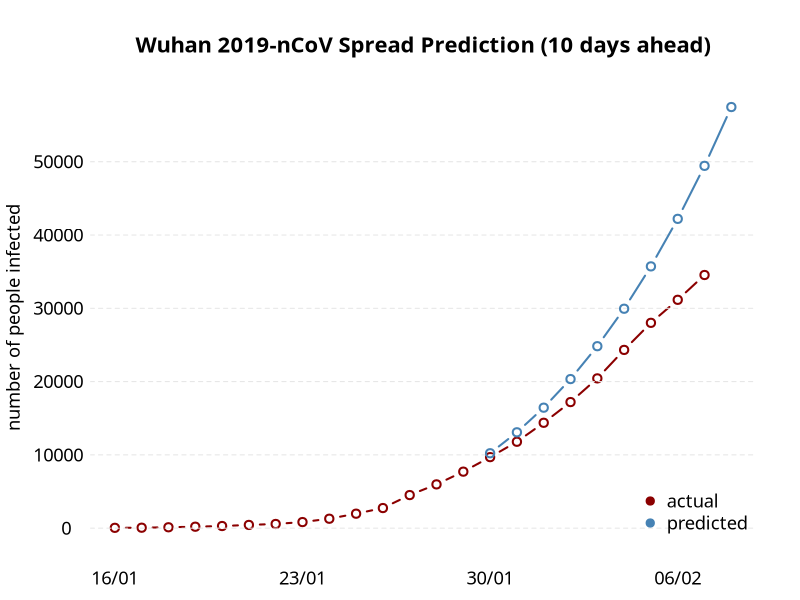

Reproduce this figure in R.



## data sources:
## * https://www.who.int/emergencies/diseases/novel-coronavirus-2019/situation-reports
## * https://en.wikipedia.org/wiki/2019%E2%80%9320_Wuhan_coronavirus_outbreak
## * https://docs.google.com/spreadsheets/d/1UF2pSkFTURko2OvfHWWlFpDFAr1UxCBA4JLwlSP6KFo/htmlview?usp=sharing&sle=true#

outbreak <- data.frame(
    date = seq.Date(as.Date("2020-01-16"), as.Date("2020-01-29"), by = "days"),
    cumulative_count = c(45, 62, 121, 198, 291, 440, 571, 830, 1287, 1975, 2744, 4515, 5974, 7711)
)

poly_fit <- lm(cumulative_count ~ poly(date, 3), data = outbreak)
summary(poly_fit)
outbreak$preds <- predict(poly_fit)

new_outbreak_data <- data.frame(
    date = seq.Date(as.Date("2020-01-30"), length.out = 10, by = "days") # make 10 day ahead forecast
)

new_outbreak_data$cumulative_count <- c(9692, 11791, 14380, 17205, 20438, 24324, 28018, 31161, 34546, rep(NA, 1)) # update actual outbreak here
new_outbreak_data$preds <- predict(poly_fit, newdata = new_outbreak_data)

## combine them all
outbreak <- rbind(outbreak, new_outbreak_data)

png(filename = "./wuhan-virus-outbreak-modeling.png", 7, 7, units = "in", res = 300)
par(family = "Carlito", cex = 1.1, mar = c(2.5, 4.1, 4.1, 2), bty = "n")
plot(outbreak$date, outbreak$cumulative_count, pch = 1, col = "red4", type = "b",
     ylab = "number of people infected", xlab = "date (in 2020)", las = 1,
     main = "Wuhan 2019-nCoV Spread Prediction (10 days ahead)", lwd = 2, ylim = c(0, max(outbreak$preds)),
     yaxt = "n", xaxt = "n")
abline(h = seq(0, 5e4, by = 1e4), col = "gray90", lty = "dashed")
points(outbreak$date[outbreak$date >= as.Date("2020-01-30")], outbreak$preds[outbreak$date >= as.Date("2020-01-30")],
       pch = 1, col = "steelblue", type = "b", lwd = 2)
## abline(v = as.Date("2020-01-29"), lty = "dashed")
axis(1, at = seq.Date(as.Date("2020-01-16"), as.Date("2020-02-08"), by = "weeks"),
     labels = format(seq.Date(as.Date("2020-01-16"), as.Date("2020-02-08"), by = "weeks"), "%d/%m"),
     tick = FALSE)
axis(2, at = seq(0, 5e4, 1e4), tick = FALSE, las = 1, hadj = 0.7)
legend("bottomright", legend = c("actual", "predicted"), bty = "n", pch = 19, col = c("red4", "steelblue"))
dev.off()
